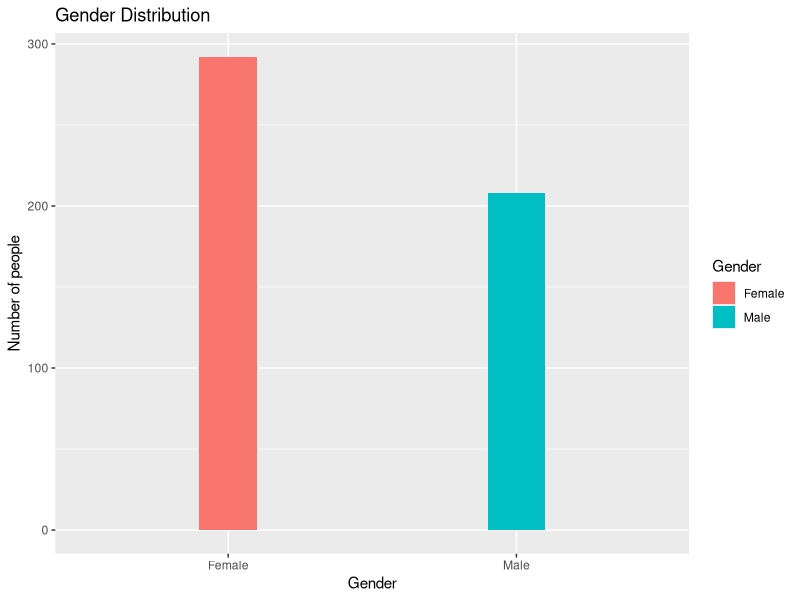
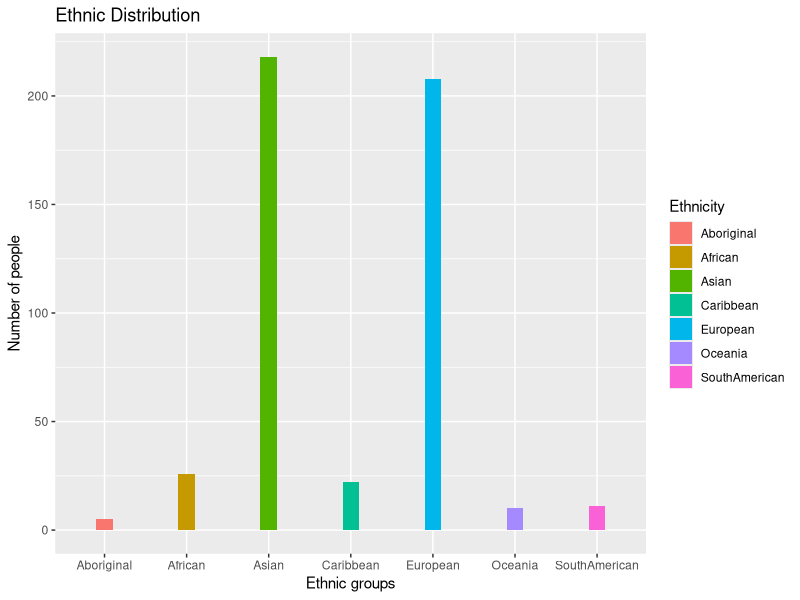
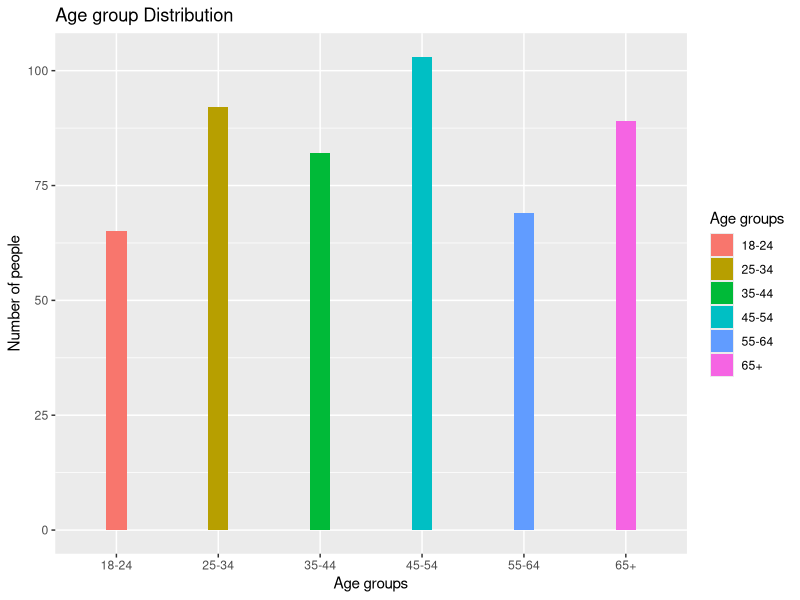
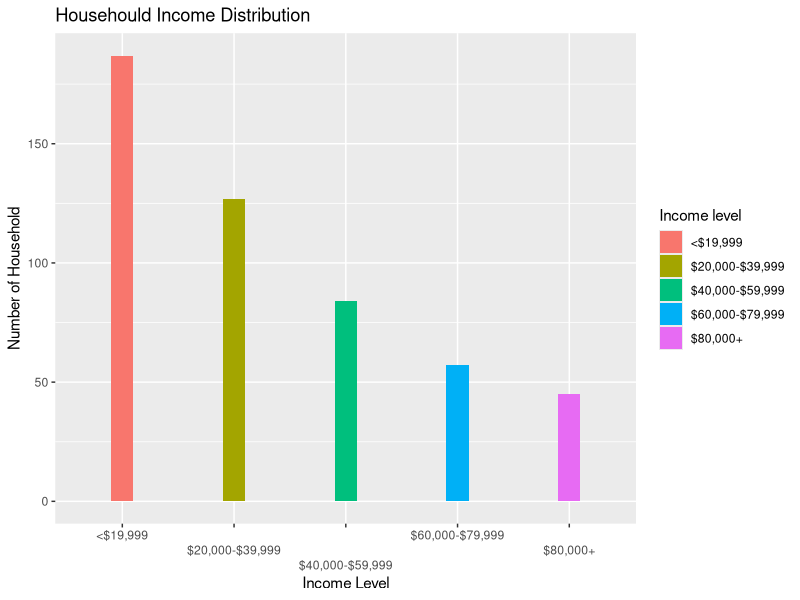
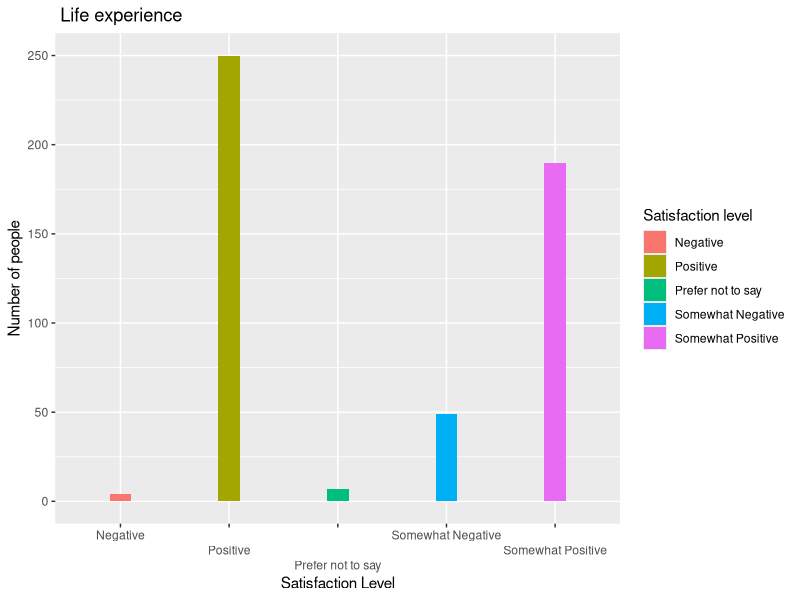
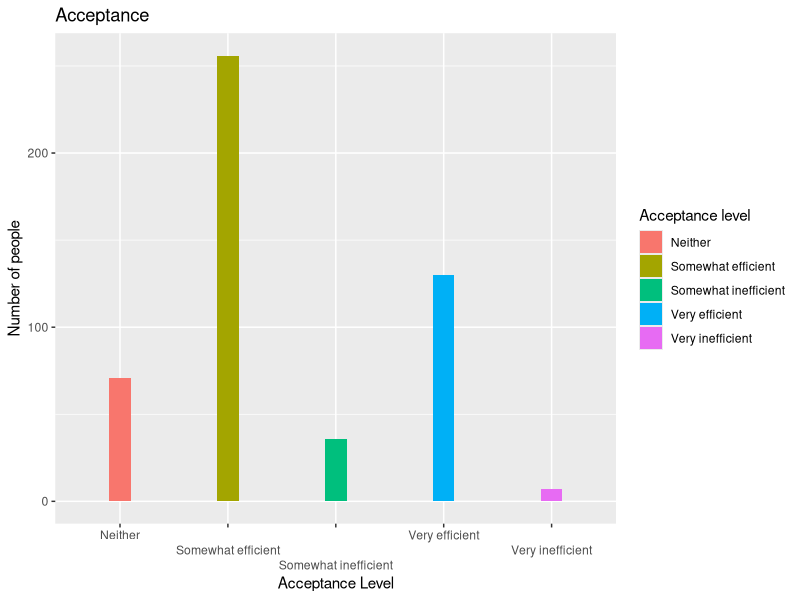
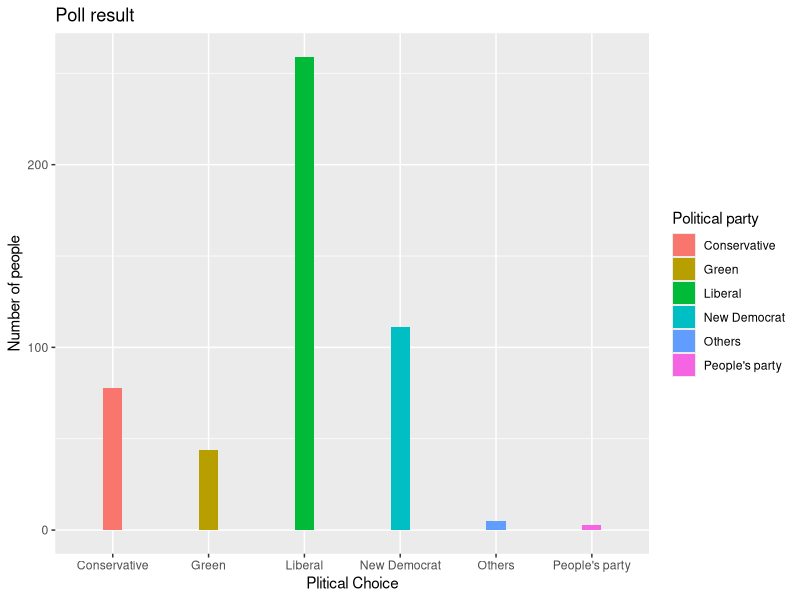
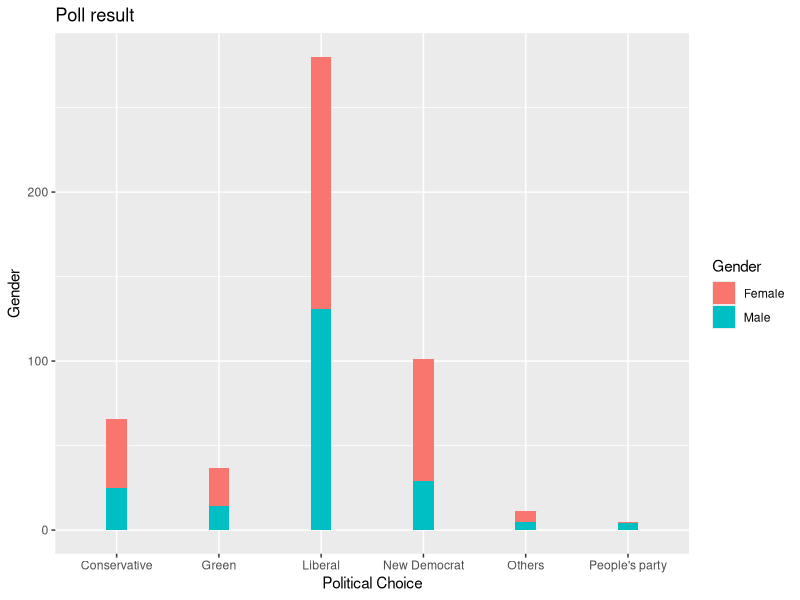

These figures' R source, in order:
## ---- chunk 1
library(tidyverse)
## ---- chunk 2
# Simulation result
set.seed(500)

gender <- c("Male","Female")
d1_gender<-sample(gender,500,replace=TRUE,prob=c(0.42,0.58))
head(d1_gender)

ethnicity <- c("Aboriginal","Asian","African","Caribbean","European","SouthAmerican","Oceania")
d2_ethnicity<-sample(ethnicity,500,replace=TRUE,prob=c(0.01,0.43,0.05,0.06,0.4,0.03,0.02))
head(d2_ethnicity)

age <- c("18-24","25-34","35-44","45-54","55-64","65+")
d3_age<-sample(age,500,replace=TRUE,prob=c(0.11,0.17,0.14,0.18,0.13,0.15))
head(d3_age)

househould_income <- c("<$19,999","$20,000-$39,999","$40,000-$59,999","$60,000-$79,999","$80,000+")
d4_income<-sample(househould_income,500,replace=TRUE,prob = c(0.37,0.26,0.18,0.1,0.09))
head(d4_income)

effect <- c("Positive","Somewhat Positive","Somewhat Negative","Negative","Prefer not to say")
d5_effect<-sample(effect,500,replace=TRUE, prob = c(0.48,0.41,0.09,0.01,0.02))
head(d5_effect)

efficiency <- c("Very efficient","Somewhat efficient","Neither","Somewhat inefficient","Very inefficient")
d6_efficiency<-sample(efficiency,500,replace=TRUE, prob = c(0.27,0.46,0.14,0.09,0.03))
head(d6_efficiency)

vote <- c("Liberal","New Democrat","Green","Others","Conservative","People's party")
d7_vote<-sample(vote,500,replace=TRUE,prob = c(0.56,0.22,0.07,0.02,0.12,0.01))
head(d7_vote)
## ---- chunk 3
#Form a data set
my_data <- data.frame("Gender"=d1_gender,"Ethnicity"=d2_ethnicity, "Age_Group"=d3_age, "Household_income"=d4_income, "Life_Impact"=d5_effect, "Satisfaction_Lvl"=d6_efficiency,"Vote"=d7_vote)
head(my_data)

#Note: Each column is not related
## ---- chunk 4
#Plot data to get a overview
ggplot(my_data, aes(x = d1_gender, fill = d1_gender)) + geom_bar(width=0.2)+labs( x = "Gender", y = "Number of people", title ="Gender Distribution") + guides(fill = guide_legend(title = "Gender"))
## ---- chunk 5
#Plot data to get a overview
ggplot(my_data, aes(x = d2_ethnicity, fill = d2_ethnicity)) + geom_bar(width=0.2)+labs( x = "Ethnic groups", y = "Number of people", title ="Ethnic Distribution") + guides(fill = guide_legend(title = "Ethnicity"))
## ---- chunk 6
#Plot data to get a overview
ggplot(my_data, aes(x = d3_age, fill = d3_age)) + geom_bar(width=0.2)+labs( x = "Age groups", y = "Number of people", title ="Age group Distribution") + guides(fill = guide_legend(title = "Age groups"))
## ---- chunk 7
#Plot data to get a overview
ggplot(my_data, aes(x = d4_income, fill = d4_income)) + geom_bar(width=0.2)+labs( x = "Income Level", y ="Number of Household", title ="Househould Income Distribution") + guides(fill = guide_legend(title = "Income level")) + scale_x_discrete(guide = guide_axis(n.dodge=3))
## ---- chunk 8
#Plot data to get a overview
ggplot(my_data, aes(x = d5_effect, fill = d5_effect)) + geom_bar(width=0.2)+labs( x = "Satisfaction Level", y = "Number of people", title =" Life experience") + guides(fill = guide_legend(title = "Satisfaction level")) + scale_x_discrete(guide = guide_axis(n.dodge=3))
## ---- chunk 9
ggplot(my_data, aes(x = d6_efficiency,fill = d6_efficiency)) + geom_bar(width=0.2)+labs( x = "Acceptance Level", y = "Number of people", title ="Acceptance") + guides(fill = guide_legend(title = "Acceptance level")) + scale_x_discrete(guide = guide_axis(n.dodge=3))
## ---- chunk 10
#Plot data to get a overview
ggplot(my_data, aes(x = d7_vote, fill = d7_vote)) + geom_bar(width=0.2)+labs( x = "Plitical Choice", y = "Number of people", title ="Poll result") + guides(fill = guide_legend(title = "Political party"))
## ---- chunk 11
# Gender VS Election choice
set.seed(500)
my_data$Party<-NA
#Candidates demographic(how many male and female in survey population)
D.f<-nrow(my_data[my_data$Gender=='Female',])
D.m<-nrow(my_data[my_data$Gender=='Male',])
D.f
D.m

#Connect gender with election preference
Party<- c("Liberal","New Democrat","Green","Others","Conservative","People's party")
Party.data.f<-sample(Party,D.f,replace=TRUE,prob=c(0.32,0.15,0.04,0.01,0.07,0.002))
Party.data.m<-sample(Party,D.m,replace=TRUE,prob=c(0.24,0.07,0.03,0.01,0.05,0.008))
my_data[my_data$Gender=='Female',"Party"]<-Party.data.f
my_data[my_data$Gender=='Male',"Party"]<-Party.data.m

ggplot(my_data, aes(x = Party,fill=Gender)) + geom_bar(width=0.2)+labs( x = "Political Choice", y = "Gender", title ="Poll result")
## ---- chunk 12
set.seed(500)

my_data$Party2<-NA
#Candidates demographic(household income lvl)
D.a<-nrow(my_data[my_data$Household_income=='<$19,999',])
D.b<-nrow(my_data[my_data$Household_income=='$20,000-$39,999',])
D.c<-nrow(my_data[my_data$Household_income=='$40,000-$59,999',])
D.d<-nrow(my_data[my_data$Household_income=='$60,000-$79,999',])
D.e<-nrow(my_data[my_data$Household_income=='$80,000+',])
D.a
D.b
D.c
D.d
D.e

#Connect Household income lvl with election action
Party2<- c("Liberal","New Democrat","Green","Others","Conservative","People's party")
Party2.data.a<-sample(Party2,D.a,replace=TRUE,prob=c(0.05,0.07,0.012,0.0014,0.045,0.0024))
Party2.data.b<-sample(Party2,D.b,replace=TRUE,prob=c(0.09,0.04,0.014,0.0018,0.03,0.0033))
Party2.data.c<-sample(Party2,D.c,replace=TRUE,prob=c(0.11,0.02,0.02,0.014,0.005,0.00369))
Party2.data.d<-sample(Party2,D.d,replace=TRUE,prob=c(0.15,0.02,0.016,0.0016,0.012,0.00035))
Party2.data.e<-sample(Party2,D.e,replace=TRUE,prob=c(0.16,0.05,0.008,0.0012,0.028,0.00026))
my_data[my_data$Household_income=='<$19,999',"Party2"]<-Party2.data.a
my_data[my_data$Household_income=='$20,000-$39,999',"Party2"]<-Party2.data.b
my_data[my_data$Household_income=='$40,000-$59,999',"Party2"]<-Party2.data.c
my_data[my_data$Household_income=='$60,000-$79,999',"Party2"]<-Party2.data.d
my_data[my_data$Household_income=='$80,000+',"Party2"]<-Party2.data.e

#Overview of household income distribution in each category
ggplot(my_data, aes(x = Party2,fill=Household_income)) + geom_bar(width=0.2)+labs( x = "Political Choice", y = "Household Income lvl", title ="Income Distribution")

#Distribution of people who have voted for Liberal
slices <- c(0.05,0.09,0.11,0.15,0.16)
lbls <- c("$19,999", "$20,000-$39,999", "$40,000-$59,999", "$60,000-$79,999", "$80,000")
pct <- round(slices/sum(slices)*100)
lbls <- paste(lbls, pct) # add percents to labels 
lbls <- paste(lbls,"%",sep="") # ad % to labels 
pie(slices, labels = lbls, main="Voter Demographics")
## ---- chunk 13
set.seed(500)
#Ethnicity VS Election choices
my_data$Party3<-NA
#Candidates demographic(ethnicity)
A.a<-nrow(my_data[my_data$Ethnicity=='Aboriginal',])
A.b<-nrow(my_data[my_data$Ethnicity=='Asian',])
A.c<-nrow(my_data[my_data$Ethnicity=='African',])
A.d<-nrow(my_data[my_data$Ethnicity=='Caribbean',])
A.e<-nrow(my_data[my_data$Ethnicity=='European',])
A.f<-nrow(my_data[my_data$Ethnicity=='SouthAmerican',])
A.g<-nrow(my_data[my_data$Ethnicity=='Oceania',])

A.a
A.b
A.c
A.d
A.e
A.f
A.g

#Connect ethnicity with vote
Party3<-c("Liberal","New Democrat","Green","Others","Conservative","People's party")
Party3.data.a<-sample(Party3,A.a,replace=TRUE,prob=c(0.012,0.02,0.022,0.0026,0.021,0.0034))
Party3.data.b<-sample(Party3,A.b,replace=TRUE,prob=c(0.18,0.042,0.017,0.0024,0.011,0.002))
Party3.data.c<-sample(Party3,A.c,replace=TRUE,prob=c(0.17,0.0561,0.0052,0.0014,0.012,0.00004))
Party3.data.d<-sample(Party3,A.d,replace=TRUE,prob=c(0.048,0.012,0.0055,0.0026,0.019,0.00048))
Party3.data.e<-sample(Party3,A.e,replace=TRUE,prob=c(0.052,0.0217,0.0051,0.0033,0.019,0.0019))
Party3.data.f<-sample(Party3,A.f,replace=TRUE,prob=c(0.058,0.0352,0.0048,0.0038,0.019,0.0017))
Party3.data.g<-sample(Party3,A.g,replace=TRUE,prob=c(0.04,0.033,0.0104,0.0039,0.019,0.00048))

my_data[my_data$Ethnicity=='Aboriginal',"Party3"]<-Party3.data.a
my_data[my_data$Ethnicity=='Asian',"Party3"]<-Party3.data.b
my_data[my_data$Ethnicity=='African',"Party3"]<-Party3.data.c
my_data[my_data$Ethnicity=='Caribbean',"Party3"]<-Party3.data.d
my_data[my_data$Ethnicity=='European',"Party3"]<-Party3.data.e
my_data[my_data$Ethnicity=='SouthAmerican',"Party3"]<-Party3.data.f
my_data[my_data$Ethnicity=='Oceania',"Party3"]<-Party3.data.g

# Get a overview of different ethnicity's election preference
ggplot(my_data, aes(x = Party3,fill=Ethnicity)) + geom_bar(width=0.2)+labs( x = "Political Choice", y = "Number of people", title ="Ethnicity Distribution")

#Asian election preference
slices <- c(0.18,0.042,0.017,0.0024,0.011,0.002)
lbls <- c("Liberal","New Democrat","Green","Others","Conservative","People's party")
pct <- round(slices/sum(slices)*100)
lbls <- paste(lbls, pct) # add percents to labels 
lbls <- paste(lbls,"%",sep="") # ad % to labels 
pie(slices, labels = lbls, main="Asian Election Preference")

#Aboriginal election preference
slices <- c(0.012,0.02,0.022,0.0026,0.021,0.0034)
lbls <- c("Liberal","New Democrat","Green","Others","Conservative","People's party")
pct <- round(slices/sum(slices)*100)
lbls <- paste(lbls, pct) # add percents to labels 
lbls <- paste(lbls,"%",sep="") # ad % to labels 
pie(slices, labels = lbls, main="Aboriginal Election Preference")
